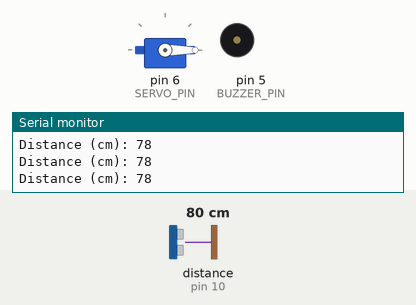
The sketch below on a simulated Arduino Uno, built with avr-gcc and run on an emulated ATmega328P. Parts: servo, buzzer (waves = sounding), the last lines printed to the serial monitor. Wiring (inferred from the names in the program): ultrasonic range finder: trigger pin 9; echo pin 10. Inputs (shaded band) come from the test bench; at power-on: distance to the obstacle (sensor on pin 10) 80 cm. The echo pulse lasts 58.3 µs per cm.

Above: at 1.3 s.
1.4 s: distance to the obstacle (sensor on pin 10) set to 22 cm
2.9 s: distance to the obstacle (sensor on pin 10) set to 19 cm
At 3.6 s:
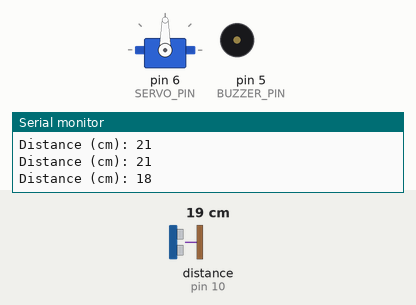
5.9 s: distance to the obstacle (sensor on pin 10) set to 35 cm
At 5.93 s:
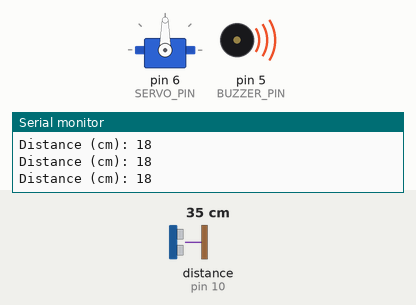
At 6.4 s:
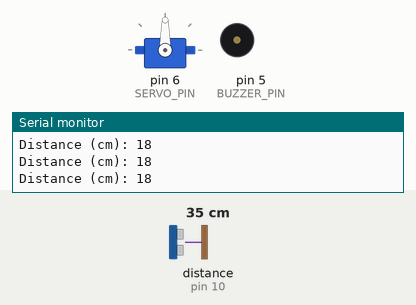
Timing chart, 0 to 8.9 s (numbered marks = the images above; inputs shaded):
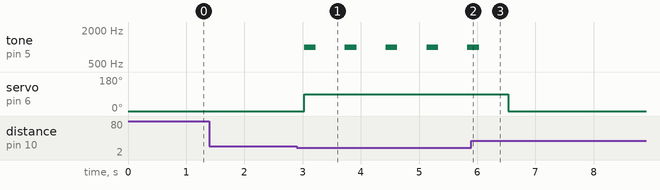

Measured:
- the behaviour switches between 21 and 20 cm on distance to the obstacle (sensor on pin 10) (found by bisection; images 0 and 1)
- after the input at 2.9 s, tone on pin 5 (BUZZER_PIN): alternates 1000 Hz for 0.20 s and silent for 0.50 s, starting after 0.12 s; servo on pin 6 (SERVO_PIN): 0° → 90° after 0.12 s
- after the input at 5.9 s, tone on pin 5 (BUZZER_PIN): goes on until 6.0 s, then stays silent; servo on pin 6 (SERVO_PIN): 90° → 0° after 0.64 s

The sketch:

distance_alert.ino
```cpp
#include <Servo.h>

#define TRIG_PIN 9
#define ECHO_PIN 10
#define BUZZER_PIN 5
#define SERVO_PIN 6

Servo myservo;

void setup() {
  pinMode(TRIG_PIN, OUTPUT);
  pinMode(ECHO_PIN, INPUT);
  pinMode(BUZZER_PIN, OUTPUT);
  myservo.attach(SERVO_PIN);
  myservo.write(0);
  Serial.begin(9600);
}

void loop() {
  digitalWrite(TRIG_PIN, LOW);
  delayMicroseconds(2);
  digitalWrite(TRIG_PIN, HIGH);
  delayMicroseconds(10);
  digitalWrite(TRIG_PIN, LOW);

  long duration = pulseIn(ECHO_PIN, HIGH, 30000);
  long distance = duration * 0.034 / 2;

  if (distance == 0 || distance > 400) {
    Serial.println("Out of range");
    myservo.write(0);
    noTone(BUZZER_PIN);
  } else {
    Serial.print("Distance (cm): ");
    Serial.println(distance);

    if (distance < 20) {
      myservo.write(90);
      tone(BUZZER_PIN, 1000);
      delay(200);
      noTone(BUZZER_PIN);
    } else {
      myservo.write(0);
      noTone(BUZZER_PIN);
    }
  }

  delay(500);
}
```
